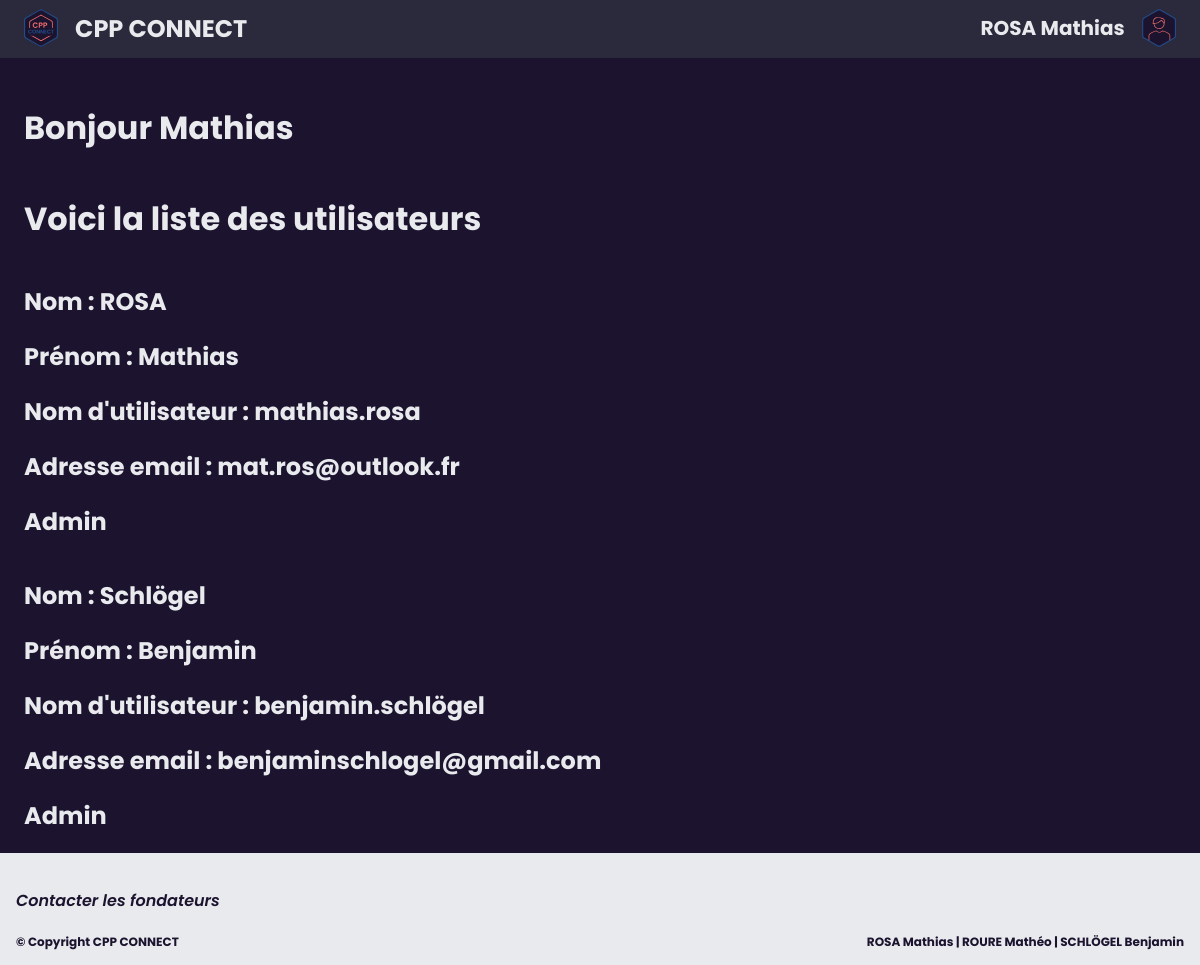
The app's page /admin-dashboard/ (signed in), older data.
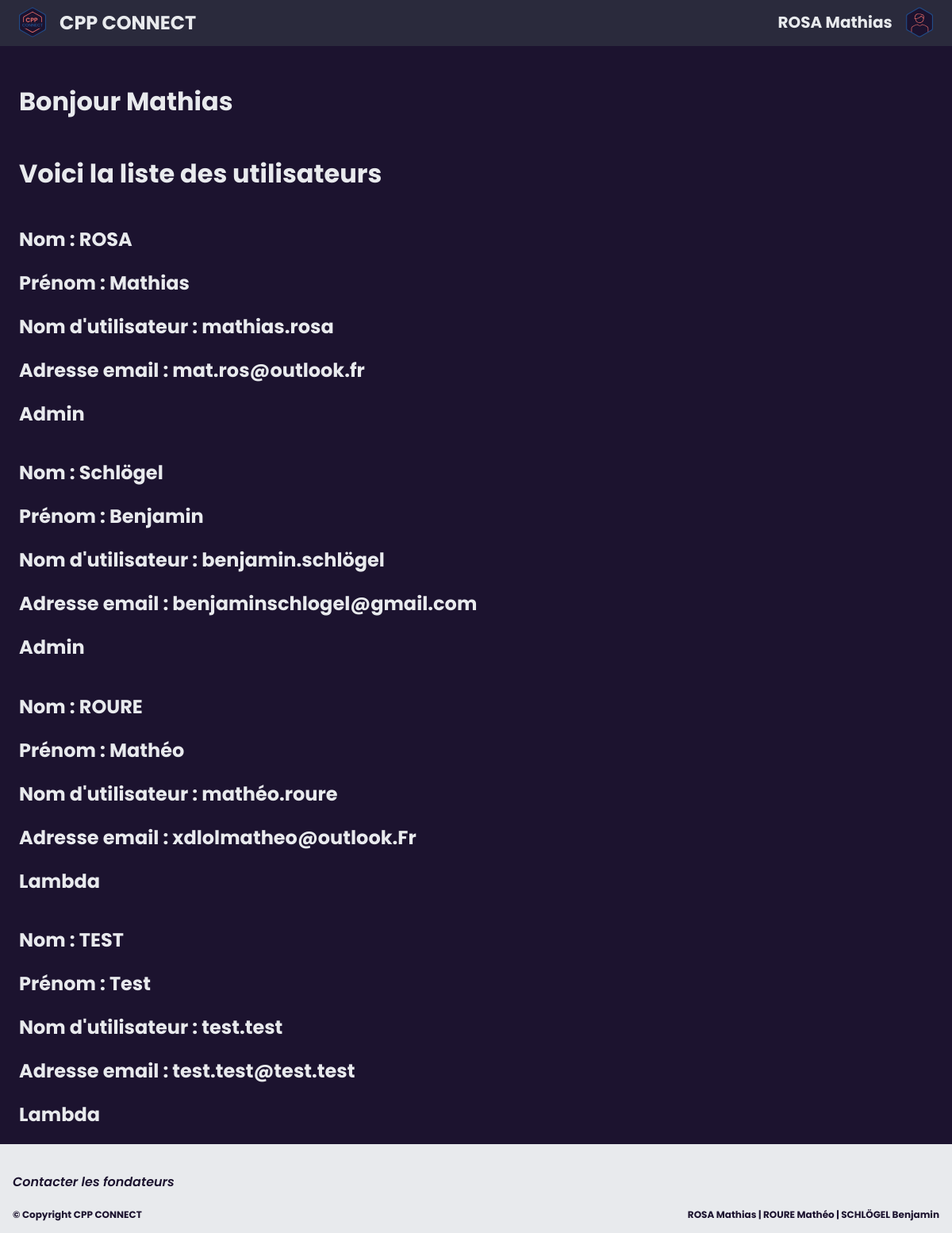
The same page, newer data.
### app/__init__.py (models this page shows)
class User(UserMixin, db.Model):
    id = db.Column(db.Integer, primary_key=True)
    name = db.Column(db.String(25), unique=True)
    surname = db.Column(db.String(25), unique=True)
    username = db.Column(db.String(15), unique=True)
    email = db.Column(db.String(50), unique=True)
    password = db.Column(db.String(80))
    admin = db.Column(db.Boolean)
    darkmode = db.Column(db.Boolean)

### app/__init__.py (the view)
@app.route('/admin-dashboard/')
@login_required
def admin():
    darkmode_status = "lightmode"
    if current_user.admin == 0:
        return redirect(url_for("dashboard"))
    else:
        if current_user.darkmode == True:
            darkmode_status = 'darkmode'
        userlist = [user for user in db.session.query(User)]
        return render_template('admin.html',
                                current_user=current_user,
                                userlist=userlist,
                                darkmode_status=darkmode_status,
                                )

### app/__init__.py (called while the page is built)
@login_manager.user_loader
def load_user(user_id):
    return User.query.get(int(user_id))

### app/templates/admin.html (shortened to what this page needs)
{% extends 'base.html' %}
{% block head %}
<link rel="stylesheet" href="{{ url_for('static', filename='styles/connected_styles.css') }}">
{% endblock %}
{% block content %}
<div class="content">
    <h1>Bonjour {{ current_user.surname }}</h1>
    <h1>Voici la liste des utilisateurs</h1>
    {% for user in userlist %}
    <div class="user" id="{{user.username}}">
        <h2 id="name">Nom : {{user.name}}</h2>
        <h2 id="surname">Prénom : {{user.surname}}</h2>
        <h2 id="username">Nom d'utilisateur : {{user.username}}</h2>
        <h2 id="email">Adresse email : {{user.email}}</h2>
        <h2 id="classe">
            {% if user.admin == 1 %}
            Admin
            {% elif user.admin == 2 %}
            Délégué
            {% else %}
            Lambda
            {% endif %}
        </h2>
    </div>
    {% endfor %}
</div>
{% endblock %}

### app/templates/base.html (shortened to what this page needs)
<!DOCTYPE html>
<html lang="fr">
<head>
    <link rel="stylesheet" href="{{ url_for('static', filename='styles/styles.css') }}">
    {% block head %}{% endblock %}
</head>
<body>
    <div class="header">
        <div class="header-left">
            <a href="{{ url_for('index') }}">
                <img src="{{ url_for('static', filename='img/' + darkmode_status + '/cpp_connect.svg') }}" alt="logo" class="logo">
                <h1>CPP CONNECT</h1>
            </a>
        </div>
        <div class="header-right">
            {% if current_user.is_anonymous %}
            <a href="{{ url_for('login') }}">
                <h2>Se connecter</h2>
                <img src="{{ url_for('static', filename='img/' + darkmode_status + '/user_connect.svg') }}" alt="logo" class="login-img">
            </a>
            {% else %}
                <a href="{{ url_for('dashboard') }}">
                    <h2>{{current_user.name}} {{current_user.surname}}</h2>
                    <img src="{{ url_for('static', filename='img/' + darkmode_status + '/user_connect.svg') }}" alt="logo" class="login-img">
                </a>
            {% endif %}
        </div>
    </div>
    {% block content %}{% endblock %}
    {% include 'footer.html' %}
</body>
</html>

### app/templates/footer.html
<div class="footer">
    <a href="{{ url_for('index') }}" ><div class="bouton">
        <h1>Contacter les fondateurs</h1>
    </div></a>
    <div class="footer-text">
        <h2 id="copyright">&copy; Copyright {{year}} CPP CONNECT</h2>
        <h2 id="creator">ROSA Mathias | ROURE Mathéo | SCHLÖGEL Benjamin</h2>
    </div>
</div>

### app/static/styles/styles.css (style rules this page uses)
:root { --couleur-accentuation: hsl(1, 80%, 68%); --gris-profond: hsl(218, 13%, 12%); --bleu-cpp: hsl(215, 50%, 23%); --gris-clair: hsl(240, 18%, 90%); --blanco: hsl(260, 43%, 97%); --blanc-ou-noir: white }
html { height: 100%; }
body { display: flex; flex-direction: column; margin: 0; font-family: 'Poppins', sans-serif; font-weight: 600; background-color: var(--blanco); }
p, h1, h2 { color: var(--gris-profond); }
.footer-text { display: flex; color: var(--blanco); }
#creator { display: flex; justify-content: flex-end; align-self: flex-end; flex: 1; }
.header { display: flex; flex: 1; align-items: center; height: 4.5em; background-color: var(--gris-clair); padding-left: 2%; padding-right: 2%; padding-top: 0; padding-bottom: 0.2%; font-weight: 600; position: -webkit-sticky; position: sticky; top: 0; z-index: 2; }
.header h1 { font-size: 2em; white-space: nowrap; }
.header h2 { font-size: 1.5em; white-space: nowrap; }
.header-left { display: flex; flex: 1; align-items: center; cursor: pointer; height: inherit; }
.header-left h1 { display: flex; width: fit-content; }
.logo { display: flex; height: 85%; padding-right: 3%; }
.header a { display: flex; width: 100%; align-items: center; height: inherit; color: inherit; text-decoration: inherit; cursor: pointer; }
.header-right { display: flex; flex: 1; justify-content: flex-end; align-self: flex-end; height: inherit; }
.header-right a { justify-content: flex-end; }
.login-img { display: flex; height: 75%; padding-left: 3%; }
.content { display: flex; flex-direction: column; padding: 2%; padding-bottom: 0; }
.footer { display: flex; height: 10em; font-size: 0.5em; padding: 2em; background-color: var(--gris-profond); flex-direction: column; }
.footer h1 { display: flex; color: var(--blanco); font-weight: 600; }
.footer p, .footer h2 { color: var(--blanco); }
.footer a { display: flex; justify-content: center; color: var(--blanco); font-size: 01em; text-decoration: none; font-weight: 400; width: fit-content; width: -moz-fit-content; margin-top: 1em; margin-bottom: 0; font-style: italic; }

### app/static/styles/connected_styles.css (style rules this page uses)
.header { height: 3.5em; }
.header h1 { font-size: 1.5em; }
.header h2 { font-size: 1.25em; }
.logo { height: 3em; }
.header img { height: 2.4em; }

### app/templates/darkmode.html (style rules this page uses)
:root { --couleur-accentuation: hsl(1, 80%, 68%); --bleu-cpp: hsl(215, 60%, 33%); --gris-profond: hsl(218, 13%, 92%); --gris-clair: hsl(240, 18%, 20%); --blanco: hsl(260, 43%, 13%); --blanc-ou-noir: black }

Row changes from the older to the newer data that the page shows:
added User: name "ROURE", surname "Mathéo", username "mathéo.roure", email "xdlolmatheo@outlook.Fr", admin "Lambda"
added User: name "TEST", surname "Test", username "test.test", email "test.test@test.test", admin "Lambda"
